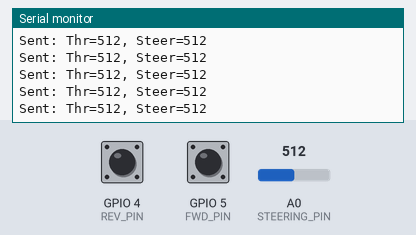
A sketch run on a simulated ESP8266 (NodeMCU). On the bench: the last lines printed to the serial monitor. The inputs (shaded band) are chosen by the test bench; at power-on: A0 (STEERING_PIN) = 512, GPIO 4 (REV_PIN) HIGH, GPIO 5 (FWD_PIN) HIGH. WiFi joins after 1.5 s; servers stay silent unless stated.

Above: at 2.7 s.
2.8 s: A0 (STEERING_PIN) set to 716
At 3.8 s:
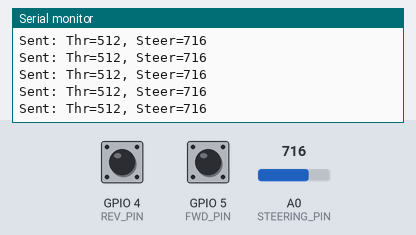
4.3 s: GPIO 4 (REV_PIN) pulled LOW for 0.15 s
5.9 s: GPIO 5 (FWD_PIN) pulled LOW for 0.15 s
7.5 s: A0 (STEERING_PIN) set to 900
At 8.2 s:
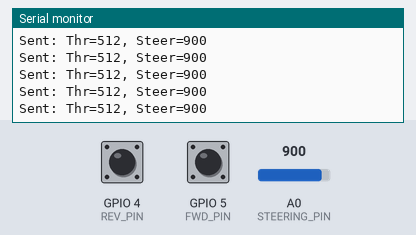
9.0 s: GPIO 4 (REV_PIN) pulled LOW for 1 s
At 10.0 s:
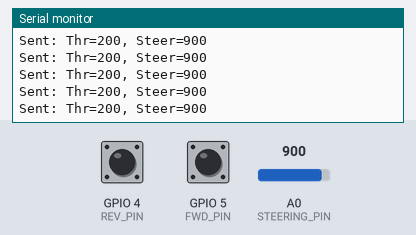
11.5 s: GPIO 5 (FWD_PIN) pulled LOW for 1 s
At 12.2 s:
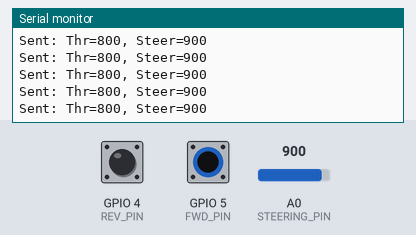
Timing chart, 0 to 14.5 s (numbered marks = the images above; inputs shaded):
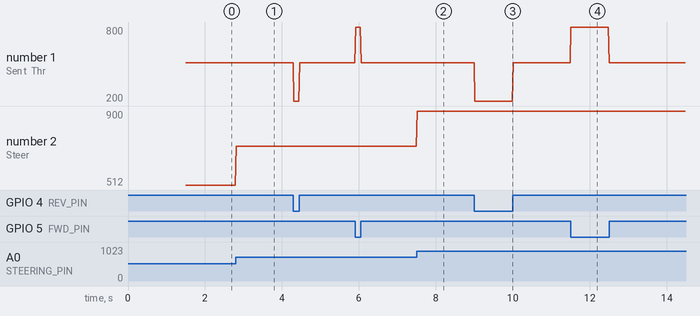

The sketch:

remote-rc-car-_____.ino
```cpp
#include <ESP8266WiFi.h>
#include <WiFiUdp.h>

// ----------------- Wi-Fi Setup -------------------
const char* ssid = "Car_Controller_RC";
const char* password = "password123";

IPAddress remoteIP(192, 168, 4, 1);
unsigned int remotePort = 2390;
// -------------------------------------------------------------

// ----------------- Pin Setup -------------------------
#define STEERING_PIN A0
#define FWD_PIN 5  // เปลี่ยนจาก D1 เป็น GPIO5
#define REV_PIN 4  // เปลี่ยนจาก D2 เป็น GPIO4

// Throttle Values (0-1023)
#define THROTTLE_STOP 512
#define THROTTLE_SPEED 800
#define THROTTLE_REVERSE 200
// -------------------------------------------------------------

WiFiUDP Udp;

struct CarData {
    int throttle;
    int steering;
};

CarData dataToSend;

void setup() {
    Serial.begin(115200);

    // Use INPUT_PULLUP (Push button = LOW)
    pinMode(FWD_PIN, INPUT_PULLUP);
    pinMode(REV_PIN, INPUT_PULLUP);

    // Connect to AP
    WiFi.begin(ssid, password);
    Serial.print("Connecting to Car AP...");
    while (WiFi.status() != WL_CONNECTED) {
        delay(500);
        Serial.print(".");
    }
    Serial.println("\nConnected!");
    Udp.begin(remotePort);
}

void loop() {
    // 1. Read Steering (Analog)
    dataToSend.steering = analogRead(STEERING_PIN);

    // 2. Set Throttle (Digital Buttons)
    int fwd_state = digitalRead(FWD_PIN);
    int rev_state = digitalRead(REV_PIN);

    dataToSend.throttle = THROTTLE_STOP;

    if (fwd_state == LOW && rev_state == HIGH) {
        dataToSend.throttle = THROTTLE_SPEED;
    } else if (fwd_state == HIGH && rev_state == LOW) {
        dataToSend.throttle = THROTTLE_REVERSE;
    }

    // 3. Send UDP data
    Udp.beginPacket(remoteIP, remotePort);
    Udp.write((uint8_t*)&dataToSend, sizeof(dataToSend));
    Udp.endPacket();

    Serial.print("Sent: Thr=");
    Serial.print(dataToSend.throttle);
    Serial.print(", Steer=");
    Serial.println(dataToSend.steering);

    delay(20);
}
```

Measured:
- after the input at 2.8 s, the serial monitor: prints a new line at once (image 1)
- after the input at 7.5 s, the serial monitor: prints a new line at once (image 2)
- after the input at 9.0 s, the serial monitor: prints a new line at once (image 3)
- after the input at 11.5 s, the serial monitor: prints a new line at once (image 4)
- plotted number 2: 512 → 716 after the input at 2.8 s, 716 → 900 after the input at 7.5 s
